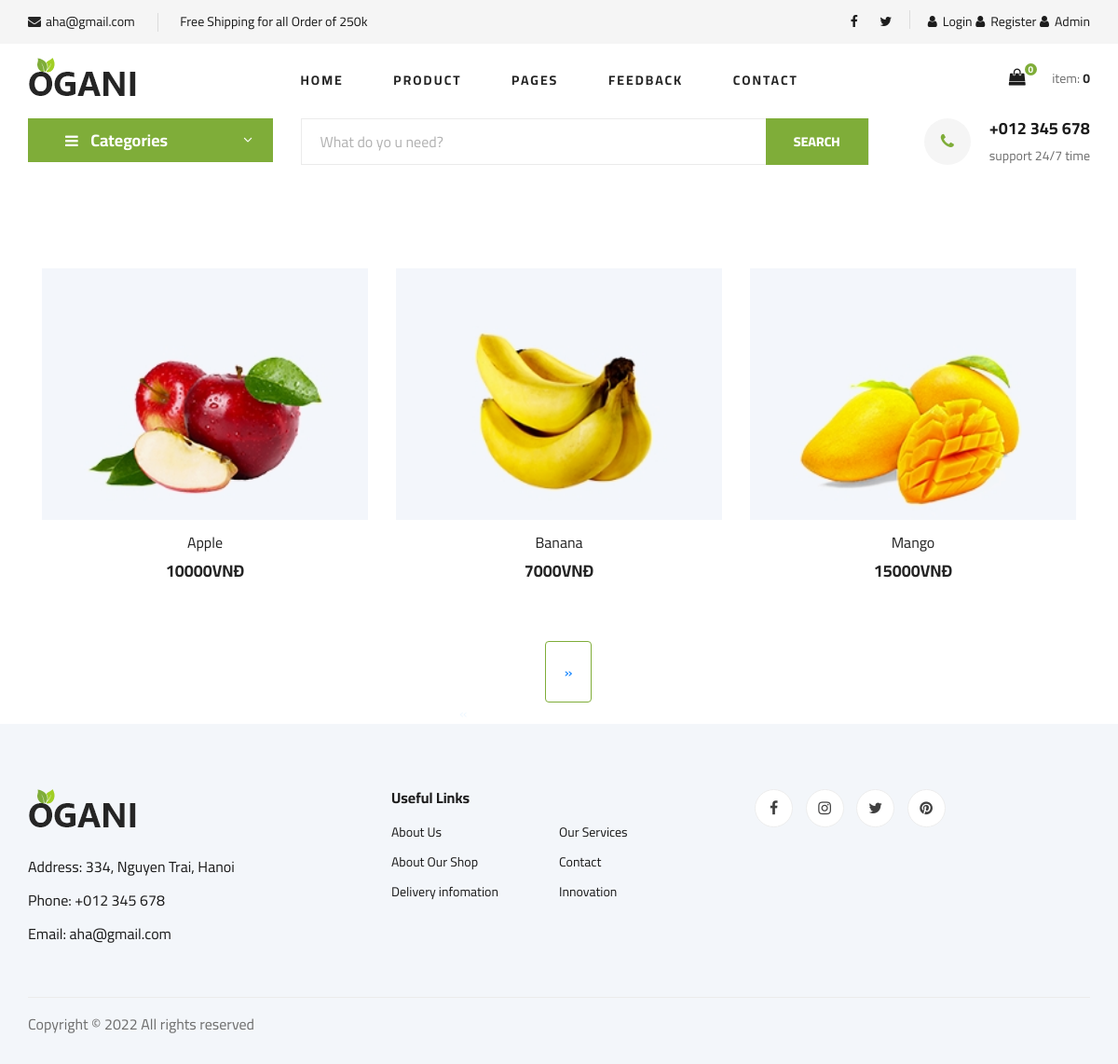
The page /freshfruit/ on the database its author committed.
### product/models.py (models this page shows)
class Product(models.Model):
    category = models.ForeignKey(Category, on_delete=models.CASCADE)
    title = models.CharField(max_length=255, default='')
    description = models.TextField(default='')
    price = models.IntegerField(default='')
    active = models.BooleanField(default=True)
    product_img = models.ImageField(upload_to="product_images/%y", null=True, blank=True)

### product/views.py (the view)
# urls.py: path('freshfruit/', views.freshfruit, name='freshfruit'),
def freshfruit(request):
    fresh_products =Product.objects.all().filter(Q(category_id=2))
    p = Paginator(fresh_products, 3)
    page_number = request.GET.get('page',1)
    page_obj = p.page(page_number)
    context = {'product_item': page_obj}
    return render(request,'product/freshfruit.html',context )

### product/templates/product/freshfruit.html (shortened to what this page needs)
{% extends 'homepage/base.html' %} {% block title %}AHA | Fresh Fruit {% endblock %} {% block content %} {% include 'homepage/hero_section.html' %}
<section class="product spad">
    <div class="container">
        <div class="col-lg-12 col-md-7">
            <div class="row">
                {% for j in product_item %} {% if j.category_id == 2 %}
                <div class="col-lg-4 col-md-6 col-sm-6">
                    <div class="product__item">
                        <div class="product__item__pic set-bg" data-setbg="{{j.product_img.url}}">
                        </div>
                        <div class="product__item__text">
                            <h6><a href="{% url 'product_app:details' j.id %}">{{ j.title }}</a></h6>
                            <h5>{{ j.price }}VNĐ</h5>
                        </div>
                    </div>
                </div>
                {% endif %} {% endfor %}
            </div>
        </div>
    </div>
</section>
<div class="row">
    <div class="col-lg-12">
        {% if product_item.has_other_pages %}
        <ul class="pagination" style="margin-left: 493px;">
            {% if product_item.has_previous %}
            <li><a class="pagination" style=" margin-top: 0px; margin-left :14px; border: 1px ridge #7fad39; size: 50px; padding: 20px;" href="?page={{ product_item.previous_page_number }}">&laquo;</a></li>
            {% else %}
            <li style="color: aliceblue;" class="disabled"><span>&laquo;</span></li>
            {% endif %}  {% if product_item.has_next %}
            <li style="size: 50px;"><a class="pagination" href="?page={{ product_item.next_page_number }}" style="margin-top: -65px; margin-left :83px; border: 1px ridge #7fad39; size: 50px; padding: 20px;">&raquo;</a></li>
            {% else %}
            <li style="color:antiquewhite ;" class="disabled"><span>&raquo;</span></li>
            {% endif %}
        </ul>
        {% endif %}
    </div>
</div>
{% endblock %}

### static/homepage/css/style.css (style rules this page uses)
html, body { height: 100%; font-family: "Cairo", sans-serif; -webkit-font-smoothing: antialiased; font-smoothing: antialiased; }
h1, h2, h3, h4, h5, h6 { margin: 0; color: #111111; font-weight: 400; font-family: "Cairo", sans-serif; }
h5 { font-size: 18px; }
h6 { font-size: 16px; }
ul, ol { padding: 0; margin: 0; }
.set-bg { background-repeat: no-repeat; background-size: cover; background-position: top center; }
.spad { padding-top: 100px; padding-bottom: 100px; }
.product { padding-top: 80px; padding-bottom: 80px; }
.product__item { margin-bottom: 50px; }
.product__item__pic { height: 270px; position: relative; overflow: hidden; }
.product__item__text { text-align: center; padding-top: 15px; }
.product__item__text h6 { margin-bottom: 10px; }
.product__item__text h6 a { color: #252525; }
.product__item__text h5 { color: #252525; font-weight: 700; }
@media only screen and (min-width: 1200px) { .container { max-width: 1170px; } }

### rows shown on the page
Product: shows a picture, title "Apple", price "10000"
Product: shows a picture, title "Banana", price "7000"
Product: shows a picture, title "Mango", price "15000"

### other values the page prints
{{ request.session.cart.keys|length }} "0"
